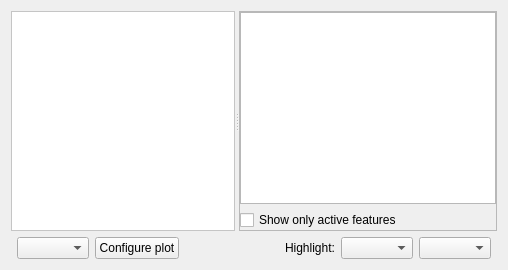
      <widget class="QWidget" name="stackedWidgetViewsPage1">
       <layout class="QVBoxLayout" name="verticalLayout_29">
        <item>
         <widget class="QSplitter" name="splitter_2">
          <property name="orientation">
           <enum>Qt::Horizontal</enum>
          </property>
          <widget class="QScrollArea" name="plotMultiGroupScrollArea">
           <property name="sizePolicy">
            <sizepolicy hsizetype="Expanding" vsizetype="Expanding">
             <horstretch>1</horstretch>
             <verstretch>1</verstretch>
            </sizepolicy>
           </property>
           <property name="palette">
            <palette>
             <active>
              <colorrole role="Base">
               <brush brushstyle="SolidPattern">
                <color alpha="255">
                 <red>255</red>
                 <green>255</green>
                 <blue>255</blue>
                </color>
               </brush>
              </colorrole>
              <colorrole role="Window">
               <brush brushstyle="SolidPattern">
                <color alpha="255">
                 <red>255</red>
                 <green>255</green>
                 <blue>255</blue>
                </color>
               </brush>
              </colorrole>
             </active>
             <inactive>
              <colorrole role="Base">
               <brush brushstyle="SolidPattern">
                <color alpha="255">
                 <red>255</red>
                 <green>255</green>
                 <blue>255</blue>
                </color>
               </brush>
              </colorrole>
              <colorrole role="Window">
               <brush brushstyle="SolidPattern">
                <color alpha="255">
                 <red>255</red>
                 <green>255</green>
                 <blue>255</blue>
                </color>
               </brush>
              </colorrole>
             </inactive>
             <disabled>
              <colorrole role="Base">
               <brush brushstyle="SolidPattern">
                <color alpha="255">
                 <red>255</red>
                 <green>255</green>
                 <blue>255</blue>
                </color>
               </brush>
              </colorrole>
              <colorrole role="Window">
               <brush brushstyle="SolidPattern">
                <color alpha="255">
                 <red>255</red>
                 <green>255</green>
                 <blue>255</blue>
                </color>
               </brush>
              </colorrole>
             </disabled>
            </palette>
           </property>
           <property name="autoFillBackground">
            <bool>true</bool>
           </property>
           <property name="frameShape">
            <enum>QFrame::StyledPanel</enum>
           </property>
           <property name="frameShadow">
            <enum>QFrame::Plain</enum>
           </property>
           <property name="widgetResizable">
            <bool>true</bool>
           </property>
           <property name="alignment">
            <set>Qt::AlignCenter</set>
           </property>
           <widget class="QWidget" name="scrollAreaWidgetContents_6">
            <property name="geometry">
             <rect>
              <x>0</x>
              <y>0</y>
              <width>466</width>
              <height>396</height>
             </rect>
            </property>
           </widget>
          </widget>
          <widget class="QFrame" name="frameMultiGroupTable">
           <property name="frameShape">
            <enum>QFrame::StyledPanel</enum>
           </property>
           <property name="frameShadow">
            <enum>QFrame::Raised</enum>
           </property>
           <layout class="QVBoxLayout" name="verticalLayout_10">
            <property name="margin">
             <number>0</number>
            </property>
            <item>
             <widget class="QTableView" name="tableMultiGroupFeatures">
              <property name="sizePolicy">
               <sizepolicy hsizetype="Expanding" vsizetype="Expanding">
                <horstretch>0</horstretch>
                <verstretch>1</verstretch>
               </sizepolicy>
              </property>
              <property name="minimumSize">
               <size>
                <width>200</width>
                <height>0</height>
               </size>
              </property>
              <property name="alternatingRowColors">
               <bool>true</bool>
              </property>
              <property name="selectionMode">
               <enum>QAbstractItemView::SingleSelection</enum>
              </property>
              <property name="selectionBehavior">
               <enum>QAbstractItemView::SelectRows</enum>
              </property>
              <property name="sortingEnabled">
               <bool>true</bool>
              </property>
             </widget>
            </item>
            <item>
             <widget class="QCheckBox" name="chkShowActiveFeaturesMultiGroupTable">
              <property name="text">
               <string>Show only active features</string>
              </property>
              <property name="checked">
               <bool>false</bool>
              </property>
             </widget>
            </item>
           </layout>
          </widget>
         </widget>
        </item>
        <item>
         <layout class="QHBoxLayout" name="horizontalLayout_39">
          <property name="leftMargin">
           <number>6</number>
          </property>
          <property name="rightMargin">
           <number>6</number>
          </property>
          <property name="bottomMargin">
           <number>0</number>
          </property>
          <item>
           <widget class="QComboBox" name="cboMultiGroupPlots">
            <property name="enabled">
             <bool>true</bool>
            </property>
            <property name="sizePolicy">
             <sizepolicy hsizetype="Preferred" vsizetype="Fixed">
              <horstretch>0</horstretch>
              <verstretch>0</verstretch>
             </sizepolicy>
            </property>
            <property name="sizeAdjustPolicy">
             <enum>QComboBox::AdjustToContents</enum>
            </property>
           </widget>
          </item>
          <item>
           <widget class="QPushButton" name="btnMultiGroupConfigurePlot">
            <property name="enabled">
             <bool>true</bool>
            </property>
            <property name="text">
             <string>Configure plot</string>
            </property>
           </widget>
          </item>
          <item>
           <spacer name="horizontalSpacer_5">
            <property name="orientation">
             <enum>Qt::Horizontal</enum>
            </property>
            <property name="sizeHint" stdset="0">
             <size>
              <width>100</width>
              <height>20</height>
             </size>
            </property>
           </spacer>
          </item>
          <item>
           <widget class="QLabel" name="label_28">
            <property name="text">
             <string>Highlight:</string>
            </property>
           </widget>
          </item>
          <item>
           <widget class="QComboBox" name="cboMultiGroupHighlightHierarchy">
            <property name="sizeAdjustPolicy">
             <enum>QComboBox::AdjustToContents</enum>
            </property>
           </widget>
          </item>
          <item>
           <widget class="QComboBox" name="cboMultiGroupHighlightFeature">
            <property name="insertPolicy">
             <enum>QComboBox::InsertAtBottom</enum>
            </property>
            <property name="sizeAdjustPolicy">
             <enum>QComboBox::AdjustToContents</enum>
            </property>
           </widget>
          </item>
         </layout>
        </item>
       </layout>
      </widget>
